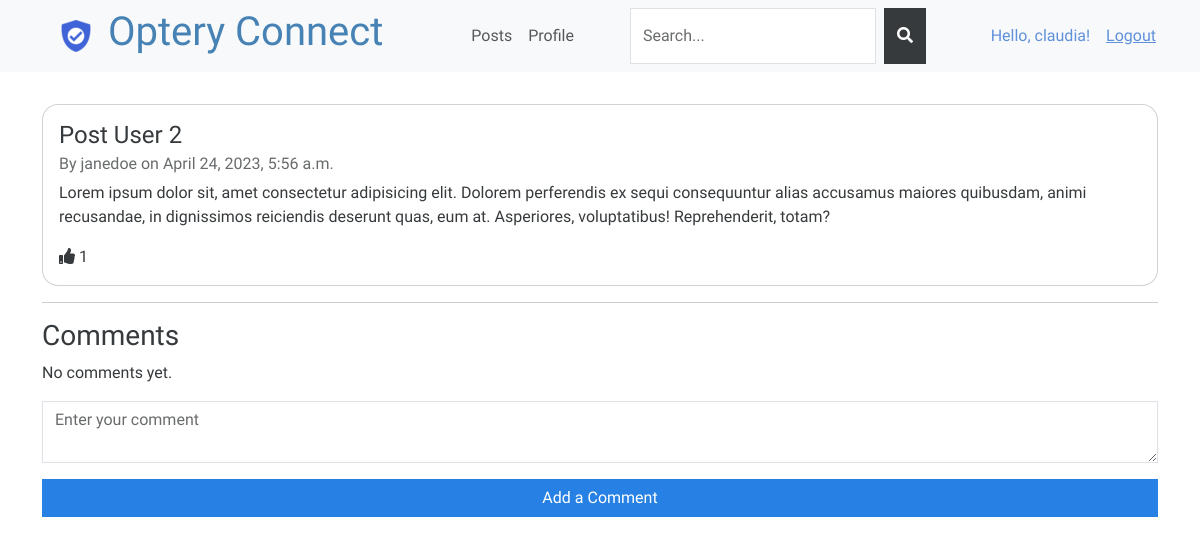
Page /social/posts/3/ (signed in) on the earlier database version.
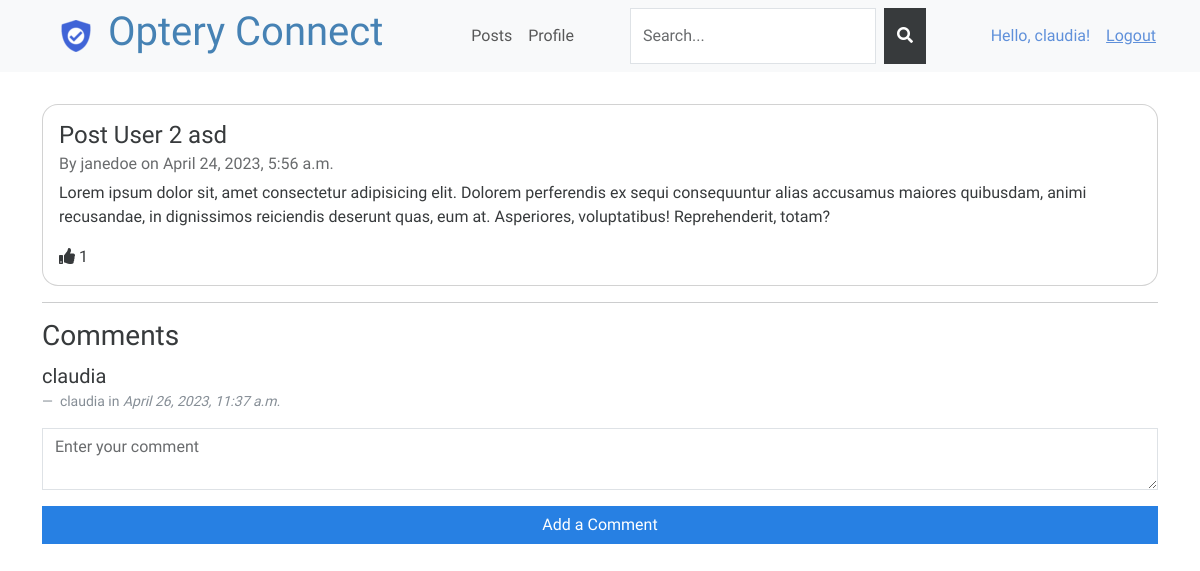
Same page on the later database version.
### social/models.py (models this page shows, shortened)
class Post(models.Model):
    title = models.CharField(max_length=200)
    content = models.TextField()
    date_posted = models.DateTimeField(auto_now_add=True)
    author = models.ForeignKey(User, on_delete=models.CASCADE)

class Comment(models.Model):
    post = models.ForeignKey(Post, on_delete=models.CASCADE)
    user = models.ForeignKey(User, on_delete=models.CASCADE)
    content = models.TextField()
    date_posted = models.DateTimeField(auto_now_add=True)

### social/views.py (the view)
# urls.py: path('posts/<int:post_id>/', post_detail, name='post_detail'),
@login_required
def post_detail(request, post_id):
    post = get_object_or_404(Post, pk=post_id)
    comments = post.comment_set.all().order_by('-date_posted')
    num_likes = post.likes.count()
    data = {'post': post, 'comments': comments, 'num_likes': num_likes}
    return render(request, 'social/post_detail.html', data)

### templates/social/post_detail.html (shortened to what this page needs)
{% extends 'base.html' %}
{% block content %}
<div class="post_detail" style="padding-top: 2rem;">
    <div class="card">
        <div class="card-body">
            <h4 class="card-title">{{ post.title }}</h4>
            <h6 class="card-subtitle mb-2 text-muted">By {{ post.author.username }} on {{ post.date_posted }}</h6>
            <p class="card-text">{{ post.content }}</p>
            <div>
                <i class="fa fa-thumbs-up"></i>
                <span id="likes-count-{{ post.id }}"> {{ num_likes }} </span>
            </div>
        </div>
    </div>
    <hr>
    <h3>Comments</h3>
    <div class="comments" id="comments" hx-get="{% url 'social:post_detail' post.id %}">
        {% for comment in comments %}
        <figure>
            <blockquote class="blockquote">
                <p class="mb-0">{{ comment.content }}</p>
            </blockquote>
            <figcaption class="blockquote-footer">
                {{ comment.user.username }} in <cite title="Source Title">{{ comment.date_posted }}</cite>
            </figcaption>
        </figure>
        {% empty %}
        <p>No comments yet.</p>
        {% endfor %}
    </div>
    <div class="add-comment">
        <form hx-post="{% url 'social:add_comment' post.id %}" hx-trigger="submit" hx-swap="outerHTML"
            hx-target="#comments" hx-vals='{"{% csrf_token %}": "{{ csrf_token }}"}'
            hx-headers='{"X-CSRFToken": "{{ csrf_token }}"}'
            hx-after-swap="() => form.querySelector('textarea').value = ''">
            <div class="form-group">
                <textarea class="form-control" name="comment" placeholder="Enter your comment"></textarea>
            </div>
            <button type="submit" class="btn btn-primary">Add a Comment</button>
        </form>
    </div>
</div>
{% endblock %}

Differences in the rows shown:
changed Post "janedoe": title "Post User 2" → "Post User 2 asd"
added Comment: content "claudia", user.username "claudia", date_posted "April 26, 2023, 11:37 a.m."
Other differences:
text no longer shown: "No comments yet."
